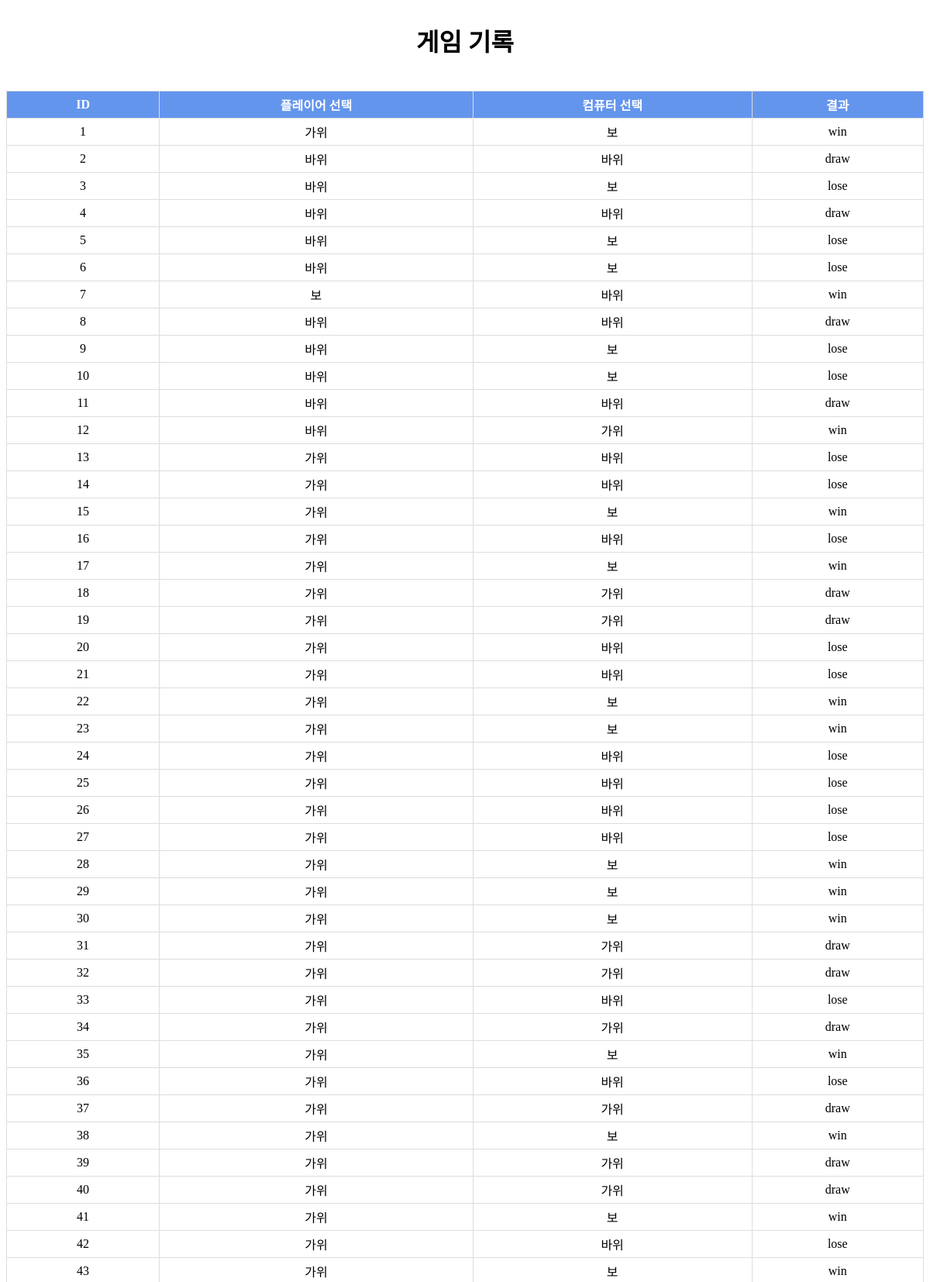
The app's page /history (upper part) with its own data.
### app.py (models this page shows)
class GameResult(db.Model):
    id = db.Column(db.Integer, primary_key=True)
    player_choice = db.Column(db.String, nullable=False)
    computer_choice = db.Column(db.String, nullable=False)
    result = db.Column(db.String, nullable=False)

### app.py (the view)
@app.route('/history')
def history():
    game_results = GameResult.query.all()
    return render_template('history.html', game_results=game_results)

### templates/history.html (shortened to what this page needs)
<!DOCTYPE html>
<html lang="en">
<head>
</head>
<body>
    <h1>게임 기록</h1>
    <table>
        <tr>
            <th>ID</th>
            <th>플레이어 선택</th>
            <th>컴퓨터 선택</th>
            <th>결과</th>
        </tr>
        {% for result in game_results %}
        <tr>
            <td>{{ result.id }}</td>
            <td>{{ result.player_choice }}</td>
            <td>{{ result.computer_choice }}</td>
            <td>{{ result.result }}</td>
        </tr>
        {% endfor %}
    </table>
    <br>
</body>
</html>

### templates/history.html (style rules this page uses)
body { text-align: center; display: flex; flex-direction: column; align-items: center; justify-content: center; }
table { width: 100%; border-collapse: collapse; margin-top: 20px; }
table, th, td { border: 1px solid #ddd; }
th, td { padding: 5px 20px; }
th { background-color: cornflowerblue; color: white; }

### records on screen
GameResult: id "1", player_choice "가위", computer_choice "보", result "win"
GameResult: id "2", player_choice "바위", computer_choice "바위", result "draw"
GameResult: id "3", player_choice "바위", computer_choice "보", result "lose"
GameResult: id "4", player_choice "바위", computer_choice "바위", result "draw"
GameResult: id "5", player_choice "바위", computer_choice "보", result "lose"
GameResult: id "6", player_choice "바위", computer_choice "보", result "lose"
GameResult: id "7", player_choice "보", computer_choice "바위", result "win"
GameResult: id "8", player_choice "바위", computer_choice "바위", result "draw"
GameResult: id "9", player_choice "바위", computer_choice "보", result "lose"
GameResult: id "10", player_choice "바위", computer_choice "보", result "lose"
GameResult: id "11", player_choice "바위", computer_choice "바위", result "draw"
GameResult: id "12", player_choice "바위", computer_choice "가위", result "win"
GameResult: id "13", player_choice "가위", computer_choice "바위", result "lose"
GameResult: id "14", player_choice "가위", computer_choice "바위", result "lose"
GameResult: id "15", player_choice "가위", computer_choice "보", result "win"
GameResult: id "16", player_choice "가위", computer_choice "바위", result "lose"
GameResult: id "17", player_choice "가위", computer_choice "보", result "win"
GameResult: id "18", player_choice "가위", computer_choice "가위", result "draw"
GameResult: id "19", player_choice "가위", computer_choice "가위", result "draw"
GameResult: id "20", player_choice "가위", computer_choice "바위", result "lose"
GameResult: id "21", player_choice "가위", computer_choice "바위", result "lose"
GameResult: id "22", player_choice "가위", computer_choice "보", result "win"
GameResult: id "23", player_choice "가위", computer_choice "보", result "win"
GameResult: id "24", player_choice "가위", computer_choice "바위", result "lose"
GameResult: id "25", player_choice "가위", computer_choice "바위", result "lose"
GameResult: id "26", player_choice "가위", computer_choice "바위", result "lose"
GameResult: id "27", player_choice "가위", computer_choice "바위", result "lose"
GameResult: id "28", player_choice "가위", computer_choice "보", result "win"
GameResult: id "29", player_choice "가위", computer_choice "보", result "win"
GameResult: id "30", player_choice "가위", computer_choice "보", result "win"
GameResult: id "31", player_choice "가위", computer_choice "가위", result "draw"
GameResult: id "32", player_choice "가위", computer_choice "가위", result "draw"
GameResult: id "33", player_choice "가위", computer_choice "바위", result "lose"
GameResult: id "34", player_choice "가위", computer_choice "가위", result "draw"
GameResult: id "35", player_choice "가위", computer_choice "보", result "win"
GameResult: id "36", player_choice "가위", computer_choice "바위", result "lose"
GameResult: id "37", player_choice "가위", computer_choice "가위", result "draw"
GameResult: id "38", player_choice "가위", computer_choice "보", result "win"
GameResult: id "39", player_choice "가위", computer_choice "가위", result "draw"
GameResult: id "40", player_choice "가위", computer_choice "가위", result "draw"
GameResult: id "41", player_choice "가위", computer_choice "보", result "win"
GameResult: id "42", player_choice "가위", computer_choice "바위", result "lose"
GameResult: id "43", player_choice "가위", computer_choice "보", result "win"
